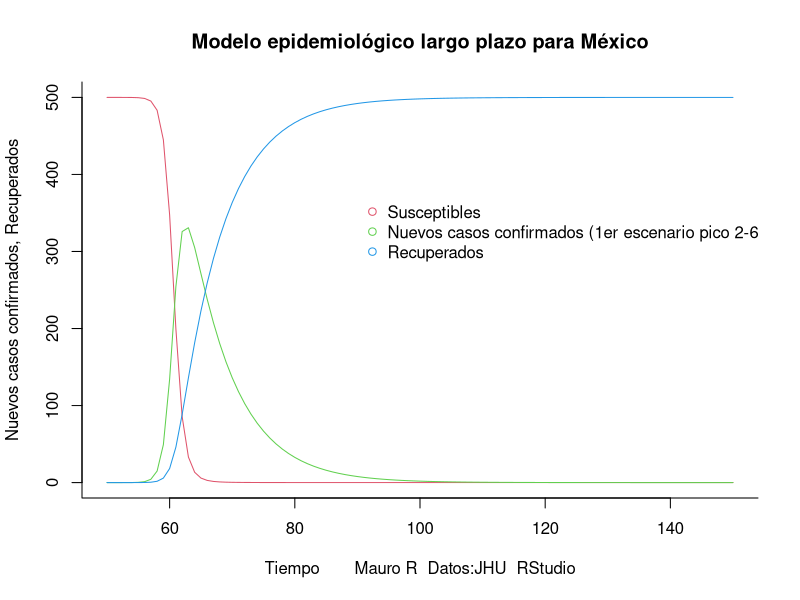

Reproduce this figure in R.
## ---- chunk 1
knitr::opts_chunk$set(echo = TRUE)
## ---- chunk 2
library(deSolve)
#tamaño poblacional
N = 500
#estado inicial de los compartimentos
init <- c(S = 1-1e-6,
          I = 1e-6,
          R = 0)
#parámetros del modelo (coeficientes de las variables)
param <- c(beta = 1.4247,
           gamma = 0.14286)
#crear la función con las ODE
sir <- function(times, init, param) {
  with(as.list(c(init, param)), {
#ecuaciones diferenciales   
    dS <- -beta * S * I
    dI <-  beta * S * I - gamma * I
    dR <-                 gamma * I
#resultados de las tasas de cambio    
    return(list(c(dS, dI, dR)))
  })
}
#intervalo de tiempo y resolución
times <- seq(50, 150, by = 1)
#resolver el sistema de ecuaciones con función 'ode'
out <- ode(y = init, times = times, func = sir, parms = param)
#cambiar out a un data.frame
out <- as.data.frame(out*N) #aqui puede multiplicar 'out' por N
#eliminar la variable 'time' en out
out$time <- NULL
#mostrar 10 primeros datos
#head(out, 10)

#gráfica
matplot(x = times, y = out, type = "l",
        xlab = "Tiempo       Mauro R  Datos:JHU  RStudio", ylab = "Nuevos casos confirmados, Recuperados", main = "Modelo epidemiológico largo plazo para México",
        lwd = 1, lty = 1, bty = "l", col = 2:4)
#añadir leyenda de líneas
legend(90, 377.7, c("Susceptibles", "Nuevos casos confirmados (1er escenario pico 2-6 de mayo", "Recuperados"), 
       pch = 1, col = 2:4, bty = "n", cex = 1)
